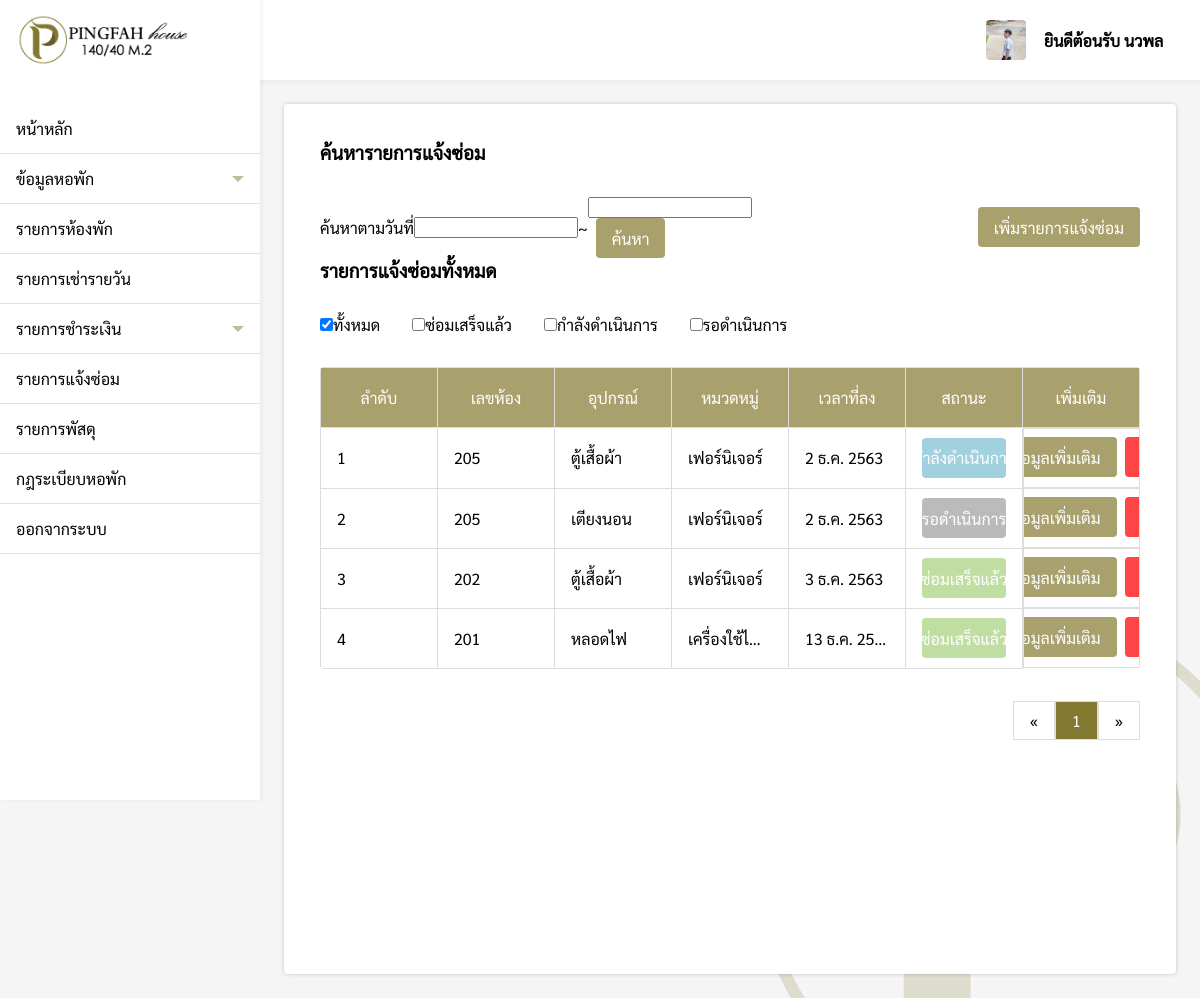
/pages/employee/repair/index.php (signed in), run on an earlier commit of the app's database.
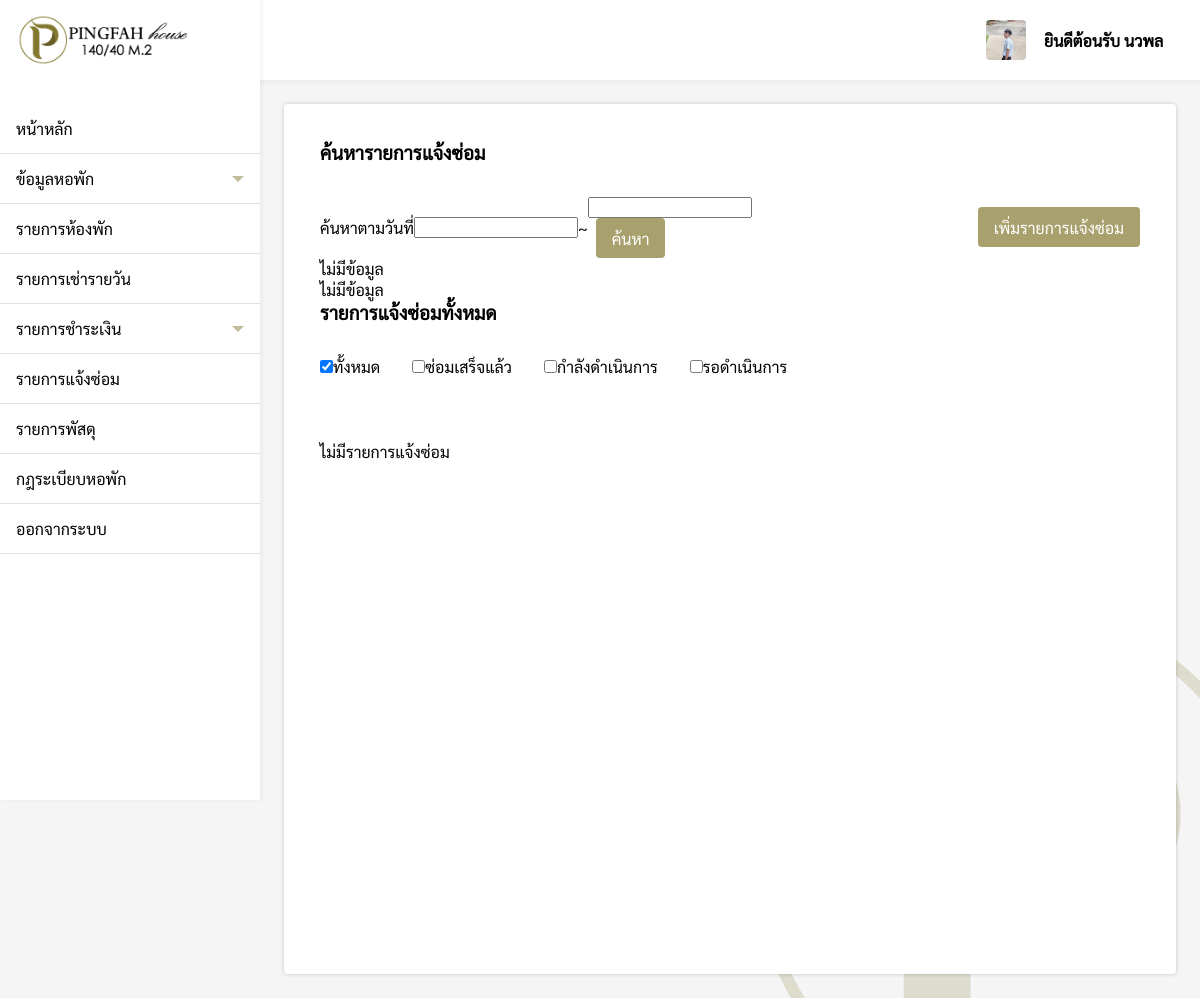
And on a later commit of the database.
### tables this page shows
CREATE TABLE `employee` (
  `id` int(11) NOT NULL,
  `title_name` varchar(200) NOT NULL,
  `firstname` varchar(200) NOT NULL,
  `lastname` varchar(200) NOT NULL,
  `nickname` varchar(200) NOT NULL,
  `position` varchar(200) NOT NULL,
  `id_card` varchar(200) NOT NULL,
  `tel` varchar(200) NOT NULL,
  `email` varchar(200) NOT NULL,
  `id_line` varchar(200) NOT NULL,
  `birthday` varchar(200) NOT NULL,
  `age` varchar(200) NOT NULL,
  `race` varchar(200) NOT NULL,
  `nationality` varchar(200) NOT NULL,
  `address` varchar(200) NOT NULL,
  `pic_idcard` varchar(200) NOT NULL,
  `pic_home` varchar(200) NOT NULL,
  `profile_img` varchar(200) NOT NULL,
  `username` varchar(200) NOT NULL,
  `password` varchar(200) NOT NULL
);

CREATE TABLE `repair` (
  `repair_id` int(11) NOT NULL,
  `room_id` varchar(200) NOT NULL,
  `repair_appliance` varchar(200) NOT NULL,
  `repair_category` varchar(200) NOT NULL,
  `repair_detail` varchar(200) NOT NULL,
  `repair_date` varchar(200) NOT NULL,
  `repair_successdate` varchar(200) DEFAULT NULL,
  `repair_status` varchar(200) NOT NULL,
  `repair_income` float(100,2) DEFAULT NULL,
  `repair_expenses` float(100,2) DEFAULT NULL
);

### pages/employee/repair/index.php (the view, shortened to what the changed rows need)
<?php
if($_SESSION['level'] == 'employee'){
    include('../../connection.php');
    include('../../../components/sidebarEPY.php');
    $from = @$_REQUEST['from'];
    $to = @$_REQUEST['to'];
    $check = @$_REQUEST['Status'];
    function DateThai($strDate)
    {
        $strYear = date("Y",strtotime($strDate))+543;
        $strMonth= date("n",strtotime($strDate));
        $strDay= date("j",strtotime($strDate));
        $strMonthCut = Array("","ม.ค.","ก.พ.","มี.ค.","เม.ย.","พ.ค.","มิ.ย.","ก.ค.","ส.ค.","ก.ย.","ต.ค.","พ.ย.","ธ.ค.");
        $strMonthThai=$strMonthCut[$strMonth];
        return "$strDay $strMonthThai $strYear";
    }
    if(isset($from) && isset($to)){
        $query_data = "SELECT repair_category, COUNT(repair_category) as total_cate FROM repair WHERE (repair_date BETWEEN '$from' AND '$to') GROUP BY repair_category";
        $query_data2 = "SELECT repair_status, COUNT(repair_status) as total_cate_status FROM repair WHERE (repair_date BETWEEN '$from' AND '$to') GROUP BY repair_status";
    }else{
        $query_data = "SELECT repair_category, COUNT(repair_category) as total_cate FROM repair GROUP BY repair_category";
        $query_data2 = "SELECT repair_status, COUNT(repair_status) as total_cate_status FROM repair GROUP BY repair_status";
    }
    $result = mysqli_query($conn, $query_data);
    $result2 = mysqli_query($conn, $query_data2);
    $datax = array();
    $datax2 = array();
    foreach ($result as $k) {
        $datax[] = "['".$k['repair_category']."'".", ".$k['total_cate']."]";
    }
    foreach ($result2 as $l) {
        $datax2[] = "['".$l['repair_status']."'".", ".$l['total_cate_status']."]";
    }
    $datax = implode(",", $datax);
    $datax2 = implode(",", $datax2);
?>
<!DOCTYPE html>
<html lang="en">
<head>
    <link rel="stylesheet" href="../../../css/repair.css">
    <link rel="stylesheet" href="../../../css/my-style.css">
</head>
<body>
    <div class="box">
        <div style="padding:24px;">
            <div class="repair-box">
                <h3>ค้นหารายการแจ้งซ่อม</h3>
                <div style="padding-top:32px;display:flex;justify-content:space-between;align-items:center;">
                    <div style="display:flex;align-items:center;">
                        <label>ค้นหาตามวันที่</label>
                        <div style="position:relative;">
                            <input type="text" id="date_from" class="roundtrip-input" value="<?php echo $from; ?>">
                        </div>
                        <label>~</label>
                        <div style="position:relative;">
                            <input type="text" id="date_to" class="roundtrip-input" value="<?php echo $to; ?>">
                            <button type="button" style="margin:0 8px;" onclick="searchDate()">ค้นหา</button>
                        </div>
                    </div>
                    <a href="addRepair.php"><button>เพิ่มรายการแจ้งซ่อม</button></a>
                </div>
                <div>
                    <div class="card">
                        <div class="sub-grid">
                            <?php
                            if(strlen($datax) != 0){
                            ?>
                            <div id="piechart" class="chart"></div>
                            <?php
                            }else{
                                 echo "<p style='margin:auto;'>ไม่มีข้อมูล</p>";
                            }
                            ?>
                            <?php
                            if(strlen($datax2) != 0){
                            ?>
                            <div id="piechart2" class="chart"></div>
                            <?php
                            }else{
                                 echo "<p style='margin:auto;'>ไม่มีข้อมูล</p>";
                            }
                            ?>
                        </div>
                    </div>
                    <h3>รายการแจ้งซ่อมทั้งหมด</h3>
                    <div style="display:flex;align-items:center;">
                        <div style="padding:32px 16px 32px 0;display:flex;">
                            <input type="checkbox" id="all"
                                onchange="<?php if(isset($from) && isset($to)){ echo "searchCheck2('$from','$to',this.id)"; }else{ echo "searchCheck(this.id)"; } ?>"
                                <?php if(!isset($check)){ echo "checked"; } ?>>
                            <label for="scales">ทั้งหมด</label>
                        </div>
                        <div style="padding:32px 16px;display:flex;">
                            <input type="checkbox" id="success"
                                onchange="<?php if(isset($from) && isset($to)){ echo "searchCheck2('$from','$to',this.id)"; }else{ echo "searchCheck(this.id)"; } ?>"
                                <?php if(isset($check)){ if($check == "success"){ echo "checked";}} ?>>
                            <label for="scales">ซ่อมเสร็จแล้ว</label>
                        </div>
                        <div style="padding:32px 16px;display:flex;">
                            <input type="checkbox" id="inprogress"
                                onchange="<?php if(isset($from) && isset($to)){ echo "searchCheck2('$from','$to',this.id)"; }else{ echo "searchCheck(this.id)"; } ?>"
                                <?php if(isset($check)){ if($check == "inprogress"){ echo "checked";}} ?>>
                            <label for="scales">กำลังดำเนินการ</label>
                        </div>
                        <div style="padding:32px 16px;display:flex;">
                            <input type="checkbox" id="pending"
                                onchange="<?php if(isset($from) && isset($to)){ echo "searchCheck2('$from','$to',this.id)"; }else{ echo "searchCheck(this.id)"; } ?>"
                                <?php if(isset($check)){ if($check == "pending"){ echo "checked";}} ?>>
                            <label for="scales">รอดำเนินการ</label>
                        </div>
                    </div>
                    <?php
                    $perpage = 5;
                    if(isset($_GET['page'])){
                        $page = $_GET['page'];
                    }else{
                        $page = 1;
                    }
                    $start = ($page - 1) * $perpage;
                    $num = $start + 1;
                    if(isset($from) && isset($to) && !isset($check)){
                        $sql = "SELECT * FROM repair WHERE (repair_date BETWEEN '$from' AND '$to') ORDER BY repair_date";
                    }else{
                        $sql = "SELECT * FROM repair ORDER BY repair_date LIMIT {$start} , {$perpage} ";
                    }
                        $result = $conn->query($sql);
                        if ($result->num_rows > 0) {
                ?>
                    <table>
                        <tr>
                            <th>ลำดับ</th>
                            <th>เลขห้อง</th>
                            <th>อุปกรณ์</th>
                            <th>หมวดหมู่</th>
                            <th>เวลาที่ลง</th>
                            <th>สถานะ</th>
                            <th>เพิ่มเติม</th>
                        </tr>
                        <?php while($row = $result->fetch_assoc()){ ?>
                        <tr>
                            <td><?php echo $num; ?></td>
                            <td><?php echo $row['room_id']; ?></td>
                            <td><?php echo $row['repair_appliance']; ?></td>
                            <td><?php echo $row['repair_category']; ?></td>
                            <td><?php echo DateThai($row['repair_date']); ?></td>
                            <td>
                                <?php
                                if($row['repair_status'] == 'รอดำเนินการ'){
                            ?>
                                <div class="pending-status">
                                    <p><?php echo $row['repair_status']; ?></p>
                                </div>
                                <?php
                                }else if($row['repair_status'] == 'กำลังดำเนินการ'){
                            ?>
                                <div class="inprogress-status">
                                    <p><?php echo $row['repair_status']; ?></p>
                                </div>
                                <?php
                                }else if($row['repair_status'] == 'ซ่อมเสร็จแล้ว'){
                            ?>
                                <div class="success-status">
                                    <p><?php echo $row['repair_status']; ?></p>
                                </div>
                                <?php
                                }else{
                                    echo "error!";
                                }
                            ?>
                            </td>
                            <td class="flex-more">
                                <div>
                                    <a href="repairDetail.php?repair_id=<?php echo $row['repair_id'];?>"><button>ดูข้อมูลเพิ่มเติม</button></a>
                                </div>
                                <div>
                                    <button class="del-btn" onclick="repair_del(<?php echo $row['repair_id']; ?>)">ลบ</button>
                                </div>
                            </td>
                        </tr>
                        <?php $num++; } ?>
                    </table>
                    <?php
                    $sql2 = "SELECT * FROM repair";
                    $query2 = mysqli_query($conn, $sql2);
                    $total_record = mysqli_num_rows($query2);
                    $total_page = ceil($total_record / $perpage);
                    ?>
                    <div style="display:flex;justify-content:flex-end">
                        <div class="pagination">
                            <?php
                        if(isset($from) && isset($to) && !isset($check)){
                        ?>
                            <a href="index.php?from=<?php echo $from; ?>&to=<?php echo $to; ?>&page=1">&laquo;</a>
                            <?php for($i=1;$i<=$total_page;$i++){ ?>
                            <a href="index.php?from=<?php echo $from; ?>&to=<?php echo $to; ?>&page=<?php echo $i; ?>"
                                <?php if($page == $i){ echo "style='background-color: rgb(131, 120, 47, 1);color:#fff;'"; }?>><?php echo $i; ?></a>
                            <?php } ?>
                            <a
                                href="index.php?from=<?php echo $from; ?>&to=<?php echo $to; ?>&page=<?php echo $total_page; ?>">&raquo;</a>
                            <?php
                        }else{
                        ?>
                            <a href="index.php?page=1">&laquo;</a>
                            <?php for($i=1;$i<=$total_page;$i++){ ?>
                            <a href="index.php?page=<?php echo $i; ?>"
                                <?php if($page == $i){ echo "style='background-color: rgb(131, 120, 47, 1);color:#fff;'"; }?>><?php echo $i; ?></a>
                            <?php } ?>
                            <a href="index.php?page=<?php echo $total_page; ?>">&raquo;</a>
                            <?php } ?>
                        </div>
                    </div>
                    <?php
                }else{
                    echo "<div style='margin:32px 0'>ไม่มีรายการแจ้งซ่อม</div>";
                }
                ?>
                </div>
            </div>
        </div>
    </div>
</body>
</html>
<?php
}else{
    Header("Location: ../../login.php");
}
?>

### components/sidebarEPY.php (shortened to what the changed rows need)
<!DOCTYPE html>
<html lang="en">
<head>
    <link rel="stylesheet" href="/Pingfah/css/navbar.css">
</head>
<body onload="menubar()">
    <div >
        <div class="sidebar">
            <div class="logo_box">
                <img src="/Pingfah/img/logo.png" alt="logo" class="logo">
            </div>
            <ul>
                <a href="/Pingfah/pages/employee/index.php">
                    <li id="main">หน้าหลัก</li>
                </a>
                <li class="dropdown-btn">
                    ข้อมูลหอพัก
                    <div id="arrow-down" class="arrow-down"></div>
                </li>
                <a href="/Pingfah/pages/employee/roomList/index.php">
                    <li id="roomlist">รายการห้องพัก</li>
                </a>
                <a href="/Pingfah/pages/employee/daily/index.php">
                    <li id="daily">รายการเช่ารายวัน</li>
                </a>
                <li class="dropdown-btn2">
                    รายการชำระเงิน
                    <div id="arrow-down2" class="arrow-down"></div>
                </li>
                <a href="/Pingfah/pages/employee/repair/index.php">
                    <li id="repair">รายการแจ้งซ่อม</li>
                </a>
                <a href="/Pingfah/pages/employee/package/index.php">
                    <li id="package">รายการพัสดุ</li>
                </a>
                <a href="/Pingfah/pages/employee/rule/index.php">
                    <li id="rule">กฎระเบียบหอพัก</li>
                </a>
                <a href="/Pingfah/pages/logout.php">
                    <li class="logout">ออกจากระบบ</li>
                </a>
            </ul>
        </div>
        <div class="topbar">
            <div style="padding:16px 24px">
            </div>
            <a href="/Pingfah/pages/employee/myprofile/index.php">
                <div class="profile">
                    <?php
                    $user = $_SESSION['ID'];
                    $sql = "SELECT * FROM employee WHERE username = '$user'";
                    $result = mysqli_query($conn, $sql)or die ("Error in query: $sql " . mysqli_error());
                    $row = mysqli_fetch_array($result);
                    if($row != null){
                    extract($row);
                    }
                    ?>
                    <img src="<?php if(isset($profile_img)){ echo "/Pingfah/pages/images/employee/$user/$profile_img"; }else{ echo "https://sites.google.com/site/rabbiteieicom/_/rsrc/1467891358746/home/image8.jpg"; } ?>"
                        alt="profile_logo" class="profile-logo">
                    <p class="profile-text">ยินดีต้อนรับ <?php echo $_SESSION['name']; ?></p>
                </div>
            </a>
        </div>
    </div>
</body>
</html>

What changed in the data, as far as the page shows it:
removed repair: room "205", repair_appliance "ตู้เสื้อผ้า", repair_category "เฟอร์นิเจอร์", repair_date "2 ธ.ค. 2563", repair_status "กำลังดำเนินการ"
removed repair: room "205", repair_appliance "เตียงนอน", repair_category "เฟอร์นิเจอร์", repair_date "2 ธ.ค. 2563", repair_status "รอดำเนินการ"
removed repair: room "202", repair_appliance "ตู้เสื้อผ้า", repair_category "เฟอร์นิเจอร์", repair_date "3 ธ.ค. 2563", repair_status "ซ่อมเสร็จแล้ว"
removed repair: room "201", repair_appliance "หลอดไฟ", repair_category "เครื่องใช้ไฟ…", repair_date "13 ธ.ค. 25…", repair_status "ซ่อมเสร็จแล้ว"
Also different on the page:
text no longer shown: "ลำดับ เลขห้อง อุปกรณ์ หมวดหมู่ เวลาที่ลง สถานะ เพิ่มเติม « »"
text now shown: "ไม่มีข้อมูล ไม่มีข้อมูล ไม่มีรายการแจ้งซ่อม"
list line gone: "1"
